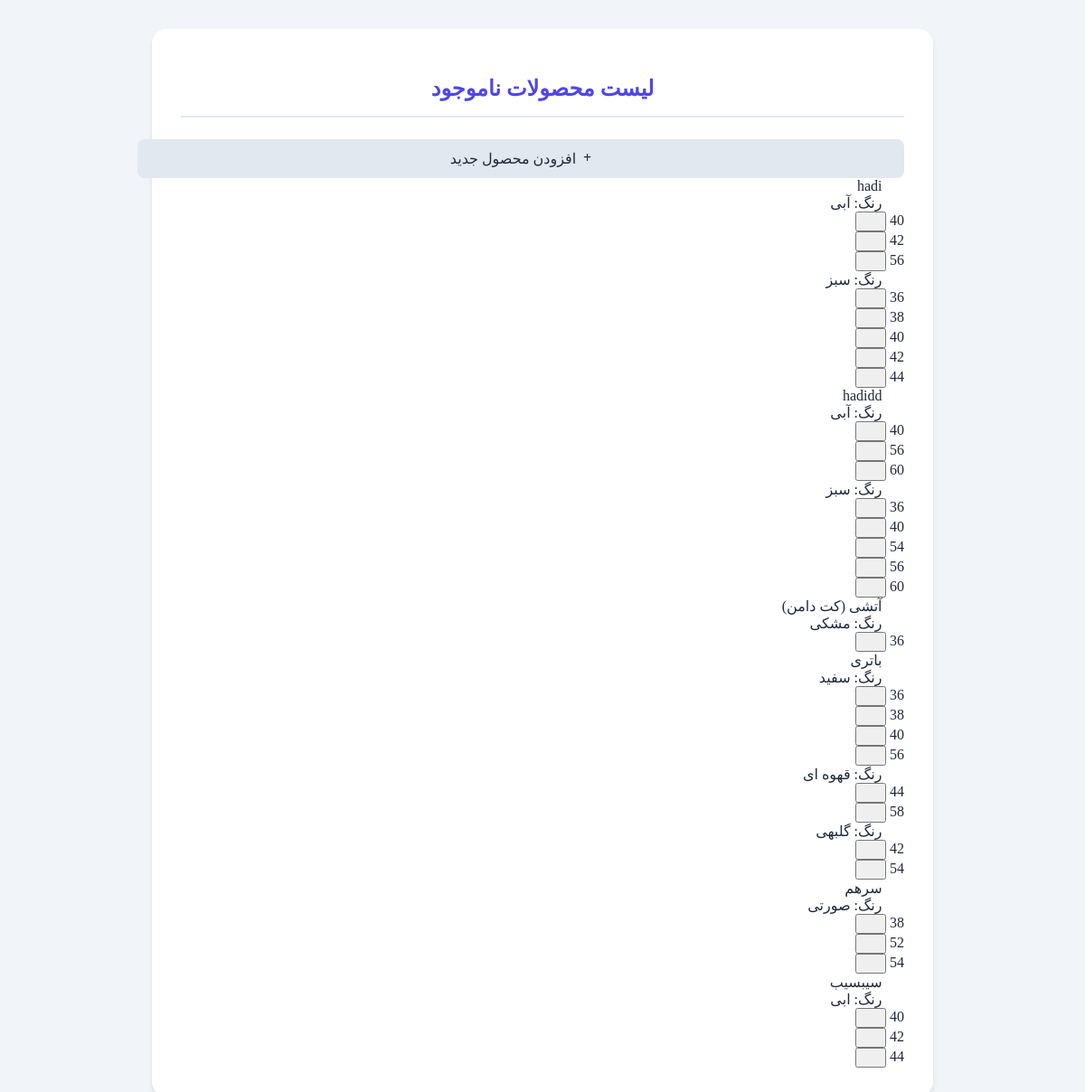
/unavailable_products/list_unavailable.php, run on the app's committed database.
### tables this page shows
CREATE TABLE IF NOT EXISTS `unavailable_units` (
  `id` int NOT NULL AUTO_INCREMENT,
  `product_id` varchar(50) NOT NULL,
  `product_name` varchar(255) NOT NULL,
  `color` varchar(100) NOT NULL,
  `size` varchar(10) NOT NULL,
  `status` enum('unavailable','restocked') DEFAULT 'unavailable',
  `created_at` timestamp NULL DEFAULT CURRENT_TIMESTAMP,
  `updated_at` timestamp NULL DEFAULT CURRENT_TIMESTAMP ON UPDATE CURRENT_TIMESTAMP,
  PRIMARY KEY (`id`),
  UNIQUE KEY `unique_unit` (`product_id`,`color`,`size`)
);

### unavailable_products/list_unavailable.php (the view, shortened to what this page needs)
<?php
include "db.php";
$result = $conn->query("SELECT * FROM unavailable_units ORDER BY product_name, color, size");
$products = [];
while($row = $result->fetch_assoc()){
    $products[$row['product_name']][$row['color']][] = $row;
}
?>
<!DOCTYPE html>
<html lang="fa">
<head>
<link rel="stylesheet" href="css-library.css">
<link rel="stylesheet" href="unavailable_styles.css">
</head>
<body>
<div class="container">
    <h2>لیست محصولات ناموجود</h2>
    <a href="add_unavailable.php" class="link-btn"><i class="fas fa-plus"></i> افزودن محصول جدید</a>
    <div class="product-list">
        <?php foreach($products as $pname=>$colors): ?>
            <div class="product-card">
                <div class="product-header">
                    <i class="fas fa-box"></i> <?= $pname ?>
                </div>
                <?php foreach($colors as $color=>$sizes): ?>
                    <div class="color-section">
                        <div class="color-title">
                            <i class="fas fa-palette"></i> رنگ: <?= $color ?>
                        </div>
                        <div class="size-grid">
                            <?php foreach($sizes as $s): ?>
                                <div class="size-item <?= $s['status'] ?>" onclick="toggleStatus(<?= $s['id'] ?>, this)">
                                    <?= $s['size'] ?>
                                    <button class="delete-btn" onclick="event.stopPropagation(); deleteItem(<?= $s['id'] ?>, this)"><i class="fas fa-trash"></i></button>
                                </div>
                            <?php endforeach; ?>
                        </div>
                    </div>
                <?php endforeach; ?>
            </div>
        <?php endforeach; ?>
    </div>
</div>
</body>
</html>

### unavailable_products/unavailable_styles.css (style rules this page uses)
:root { --primary: #4f46e5; --primary-light: #6366f1; --secondary: #7aca3d; --dark: #1e293b; --light: #f8fafc; }
body { font-family: peyda; background-color: #f1f5f9; color: var(--dark); direction: rtl; }
select , button { font-family: peyda; }
.container { max-width: 800px; margin: 2rem auto; padding: 2rem; background: white; border-radius: 1rem; box-shadow: 0 4px 6px -1px rgba(0, 0, 0, 0.1), 0 2px 4px -1px rgba(0, 0, 0, 0.06); }
h2 { color: var(--primary); font-size: 1.5rem; font-weight: 700; margin-bottom: 1.5rem; text-align: center; padding-bottom: 1rem; border-bottom: 2px solid #e2e8f0; }
.add-color-btn, .submit-btn, .link-btn { display: inline-flex; align-items: center; justify-content: center; padding: 0.75rem 1.5rem; border-radius: 0.5rem; font-weight: 500; transition: all 0.2s; cursor: pointer; border: none; }
.link-btn { background: #e2e8f0; color: var(--dark); text-decoration: none; width: 100%; text-align: center; }
i { margin-left: 0.5rem; }

### data on the page
unavailable_units: size "40"
unavailable_units: size "42"
unavailable_units: size "36"
unavailable_units: size "38"
unavailable_units: size "40"
unavailable_units: size "42"
unavailable_units: size "44"
unavailable_units: size "40"
unavailable_units: size "60"
unavailable_units: size "36"
unavailable_units: size "40"
unavailable_units: size "60"
unavailable_units: size "36"
unavailable_units: size "36"
unavailable_units: size "38"
unavailable_units: size "40"
unavailable_units: size "44"
unavailable_units: size "42"
unavailable_units: size "38"
unavailable_units: size "40"
unavailable_units: size "42"
unavailable_units: size "44"

### other printed values
$pname "hadi"
$color "آبی"
$color "سبز"
$pname "hadidd"
$pname "آتشی (کت دامن)"
$color "مشکی"
$pname "باتری"
$color "سفید"
$color "قهوه ای"
$color "گلبهی"
$pname "سرهم"
$color "صورتی"
$pname "سیبسیب"
$color "ابی"
